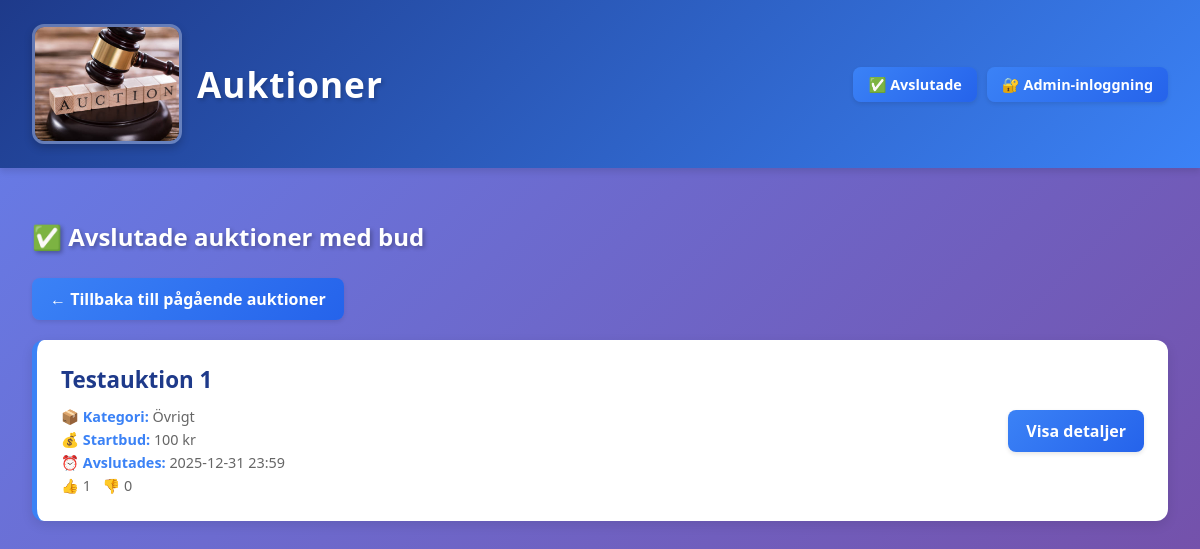
Page /completed on the committed database.
### tables this page shows
CREATE TABLE auctions (
    id INTEGER PRIMARY KEY AUTOINCREMENT,
    title TEXT NOT NULL,
    description TEXT NOT NULL,
    starting_bid REAL NOT NULL,
    end_datetime TEXT NOT NULL,
    category TEXT DEFAULT 'Övrigt',
    likes INTEGER DEFAULT 0,
    dislikes INTEGER DEFAULT 0
);

### myblueprints/auctions/auctions_routes.py (the view)
@auctions_bp.route("/completed")
def completed():
    auctions = AuctionRepository.get_completed_with_bids()
    return render_template("completed_auctions.html", auctions=auctions)

### database.py (called while the page is built)
def get_db():
    if "db" not in g:
        g.db = sqlite3.connect(DATABASE)
        g.db.row_factory = sqlite3.Row
    return g.db

### dbrepositories/auction_repository.py (called while the page is built)
    @staticmethod
    def get_completed_with_bids():
        return get_db().execute(
            """
            SELECT a.* FROM auctions a
            WHERE datetime(a.end_datetime) <= datetime('now')
            AND EXISTS (SELECT 1 FROM bids WHERE auction_id = a.id)
            ORDER BY a.end_datetime DESC
            """
        ).fetchall()

### templates/completed_auctions.html (shortened to what this page needs)
{% extends "base.html" %}
{% block content %}
<h2 style="color: white; text-shadow: 2px 2px 4px rgba(0,0,0,0.3); margin-bottom: 25px;">
    ✅ Avslutade auktioner med bud
</h2>
<div style="margin-bottom: 20px;">
    <a href="/" class="btn">← Tillbaka till pågående auktioner</a>
</div>
{% if auctions %}
{% for auction in auctions %}
<div class="auction-card">
    <div style="flex: 1;">
        <h3>{{ auction.title }}</h3>
        <div class="auction-meta">
            <strong>📦 Kategori:</strong> {{ auction.category or 'Övrigt' }}<br>
            <strong>💰 Startbud:</strong> {{ auction.starting_bid|int }} kr<br>
            <strong>⏰ Avslutades:</strong> {{ auction.end_datetime }}<br>
            <strong>👍</strong> {{ auction.likes }} &nbsp; <strong>👎</strong> {{ auction.dislikes }}
        </div>
    </div>
    <div class="auction-actions">
        <a class="btn" href="/auction/{{ auction.id }}">Visa detaljer</a>
    </div>
</div>
{% endfor %}
{% endif %}
{% endblock %}

### static/style.css (style rules this page uses)
* { box-sizing: border-box; }
body { font-family: 'Segoe UI', Tahoma, Geneva, Verdana, sans-serif; background: linear-gradient(135deg, #667eea 0%, #764ba2 100%); background-attachment: fixed; margin: 0; padding: 0; min-height: 100vh; }
.auction-card { background: white; padding: 1.5rem; margin-bottom: 1.5rem; border-radius: 12px; box-shadow: 0 4px 12px rgba(0, 0, 0, 0.1); display: flex; justify-content: space-between; align-items: center; transition: all 0.3s ease; border-left: 5px solid #3b82f6; }
.auction-card h3 { margin: 0 0 10px 0; color: #1e3a8a; font-size: 1.4rem; }
.auction-meta { font-size: 0.9rem; color: #666; line-height: 1.6; }
.auction-meta strong { color: #3b82f6; }
.auction-actions { display: flex; gap: 10px; flex-wrap: wrap; }
button, .btn { background: linear-gradient(135deg, #3b82f6 0%, #2563eb 100%); color: white; border: none; padding: 10px 18px; border-radius: 8px; cursor: pointer; font-weight: 600; transition: all 0.3s ease; box-shadow: 0 2px 4px rgba(0, 0, 0, 0.1); text-decoration: none; display: inline-block; }

### rows in the picture
auctions: title "Testauktion 1", category "Övrigt", starting_bid "100", end_datetime "2025-12-31 23:59", likes "1", dislikes "0"
